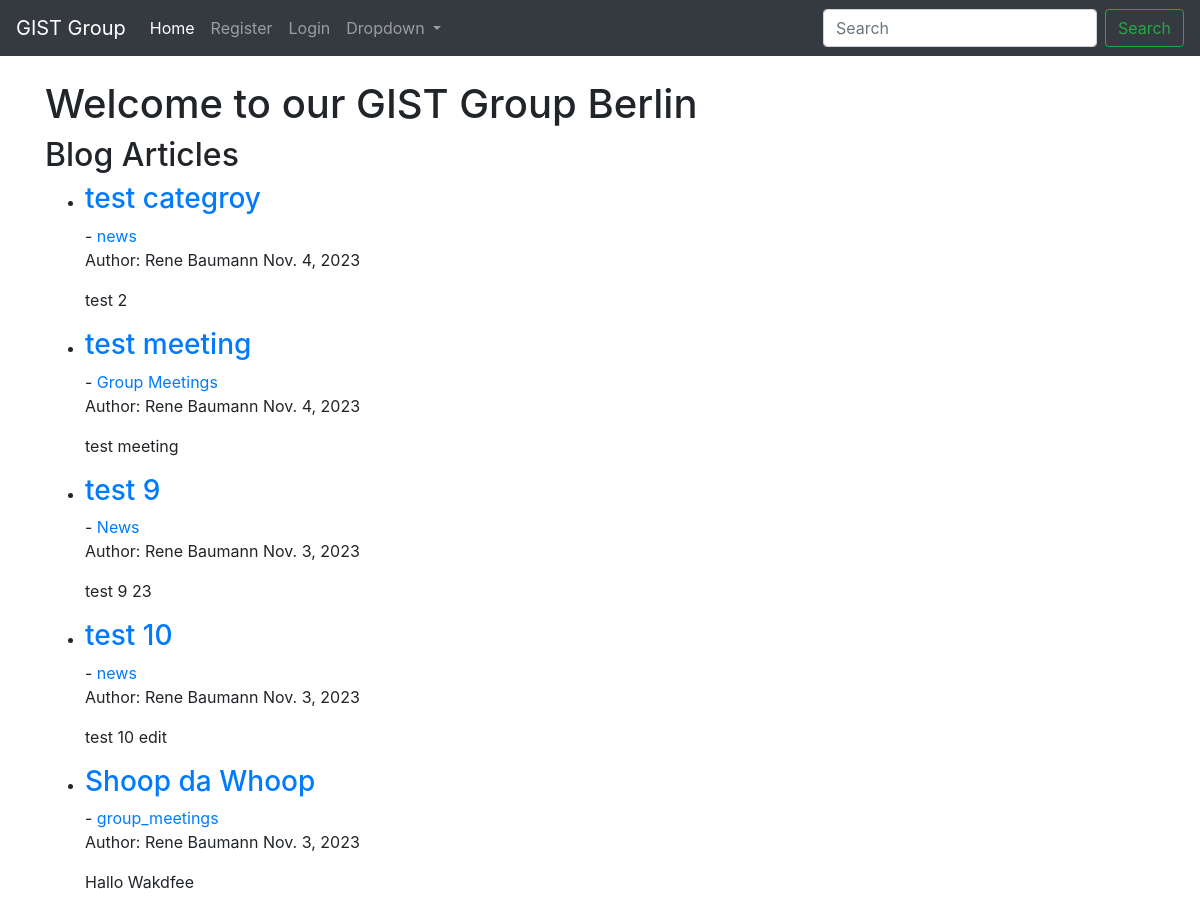
/blog/, run on an earlier commit of the app's database.
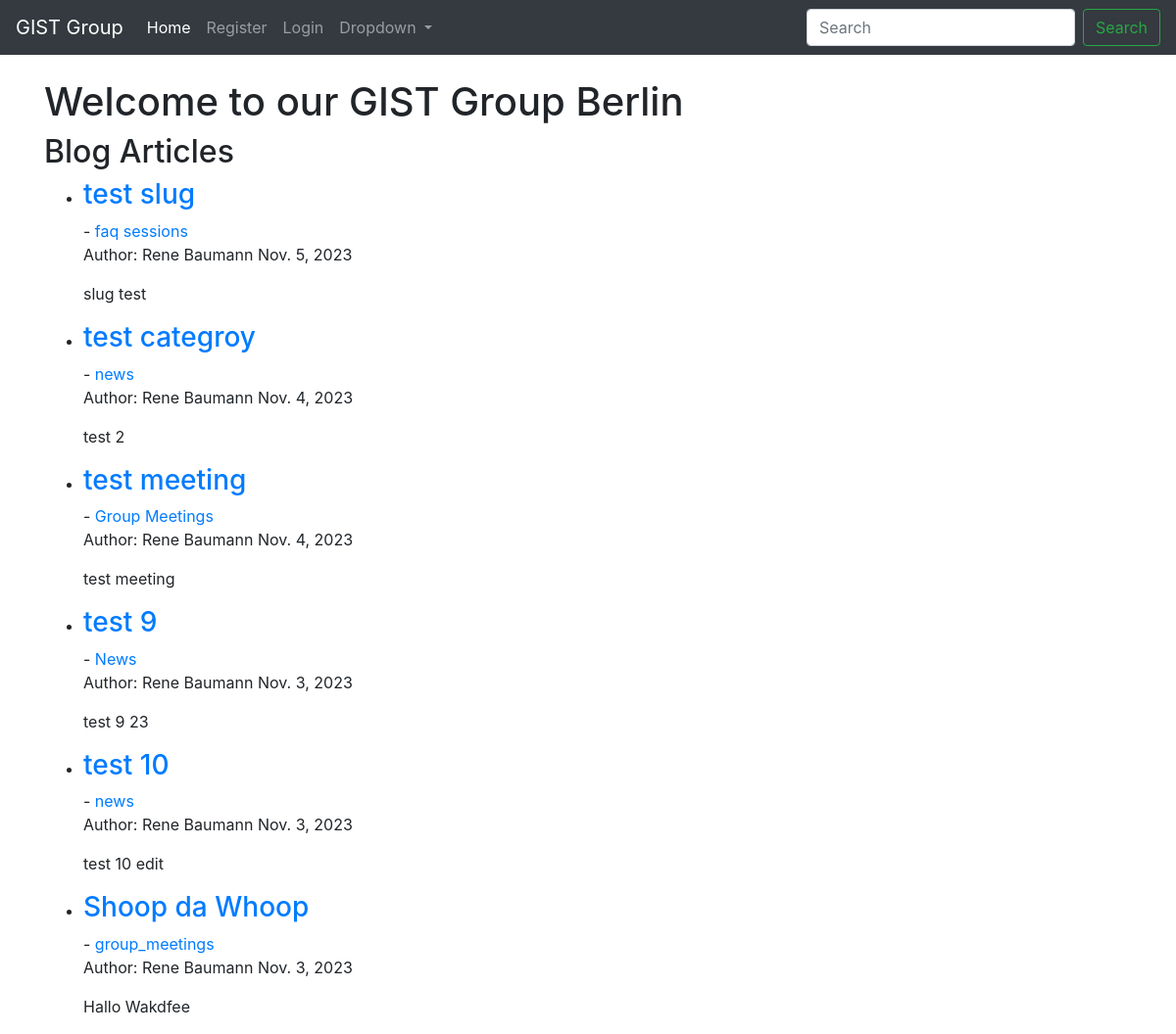
And on a later commit of the database.
### blog/models.py (models this page shows, shortened)
class BlogPost(models.Model):
    title = models.CharField(max_length=200) # Title of the blog post
    content = models.TextField() # Content of the blog post
    author = models.ForeignKey(User, on_delete=models.CASCADE) # ForeignKey relationship with User model as the admin
    publication_date = models.DateField(auto_now_add=True) # Date the blog post was published
    category = models.CharField(max_length=200, default='news') # Category of the blog post

### blog/views.py (the view)
# urls.py: path('', BlogPostListView.as_view(), name='index'), # URL for listing all blog posts
class BlogPostListView(ListView):
    model = BlogPost
    template_name = 'index.html'
    context_object_name = 'posts' # Specify the variable name in the template context for the list of posts.
    ordering = ['-publication_date']

### blog/templates/index.html (shortened to what this page needs)
{% extends 'base.html' %}
{% block content %}
<!DOCTYPE html>
<html lang="en">
<head>
</head>
<body>
    <h1>Welcome to our GIST Group Berlin</h1>
    <h2>Blog Articles</h2>
    <ul>
        {% for post in posts %}
        <li>
            <h3><a href="{% url 'post_detail' pk=post.pk %}">{{ post.title }}</a></h3> - <a href="{% url 'category' post.category|slugify %}">{{ post.category }}</a>
            <p>
                Author: {{ post.author.first_name }} {{ post.author.last_name }}
                {{ post.publication_date }}
            <p>{{ post.content }}</p>
        </li>
        {% empty %}
        <li>No blog posts available.</li>
        {% endfor %}
    </ul>
</body>
</html>
{% endblock %}

### blog/templates/base.html (shortened to what this page needs)
<!doctype html>
<html lang="en">
  <head>
    <link rel="stylesheet" href="https://cdn.jsdelivr.net/npm/bootstrap@4.4.1/dist/css/bootstrap.min.css">
  </head>
  <body>
    <nav class="navbar navbar-expand-lg navbar-dark bg-dark">
      <a class="navbar-brand" href="{% url 'index' %}">GIST Group</a>
      <div class="collapse navbar-collapse" id="navbarSupportedContent">
        <ul class="navbar-nav mr-auto">
          <li class="nav-item active">
            <a class="nav-link" href="#">Home <span class="sr-only">(current)</span></a>
          </li>
          {% if user.is_authenticated %}
          <li class="nav-item">
            <a class="nav-link" href="{% url 'admin_post' %}">Admin Post</a>
          </li>
          <li class="nav-item">
            <a class="nav-link" href="{% url 'add_category' %}">Add Category</a>
          </li>
          <li class="nav-item">
            <a class="nav-link" href="{% url 'logout' %}">Logout</a>
          </li>
          {% else %}
          <li class="nav-item">
            <a class="nav-link" href="{% url 'register' %}">Register</a>
          </li>
          <li class="nav-item">
            <a class="nav-link" href="{% url 'login' %}">Login</a>
          </li>
          {% endif %}
          <li class="nav-item dropdown">
            <a class="nav-link dropdown-toggle" href="#" id="navbarDropdown" role="button" data-toggle="dropdown" aria-haspopup="true" aria-expanded="false">
              Dropdown
            </a>
          </li>
        </ul>
        <form class="form-inline my-2 my-lg-0">
          <input class="form-control mr-sm-2" type="search" placeholder="Search" aria-label="Search">
          <button class="btn btn-outline-success my-2 my-sm-0" type="submit">Search</button>
        </form>
      </div>
    </nav>
    <br/>
    <div class="container">
    {% block content %}
    {% endblock %}
    </div>
  </body>
</html>

What changed in the data, as far as the page shows it:
added BlogPost: title "test slug", category "faq sessions", author.first_name "Rene", author.last_name "Baumann", publication_date "Nov. 5, 2023", content "slug test"
